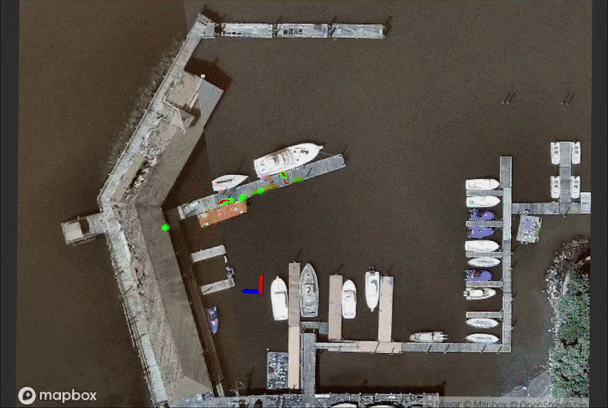
#> input picture analysis/marina_map.png, 608 x 408 px
$ python compare_configs.py
#> lines starting #> are read from the running program, lines starting #| are printed output that depends on the picture
#!/usr/bin/env python3
"""Compare les configurations d'une campagne sample_data sur la métrique « distance du
nuage aux structures du port ». Groupe les runs par label (results/run_sample_data_*_<label>_p<port>)
et sort moyenne, dispersion et taux de points sous 1 m.

⚠ La MOYENNE fait foi. Lu en entier, le champ de distance quantifie la médiane sur des
valeurs de pixel (3 px = 0.69 m, 4 px = 0.91 m) et fabrique de fausses égalités entre
runs pourtant différents de plus d'un mètre.

Usage : python3 analysis/compare_configs.py"""
import glob, json, os, re, sys
import numpy as np
from scipy import ndimage as ndi
from PIL import Image

BASE = os.path.dirname(os.path.dirname(os.path.abspath(__file__)))
cal = json.load(open(f"{BASE}/analysis/marina_calage.json"))
#> (reads analysis/marina_calage.json from the repository)
A, b = np.array(cal["A"]), np.array(cal["b"]); ox, oy = cal["origine_px"]; mpp = cal["m_par_px"]
g = ndi.gaussian_filter(np.asarray(Image.open(f"{BASE}/analysis/marina_map.png").convert("L"), float), 1.0)
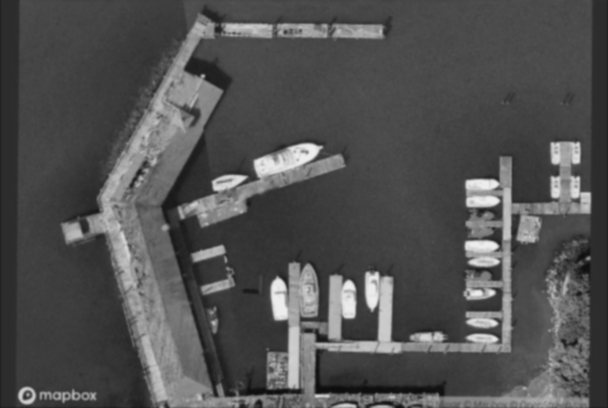
#> g: shape (408, 608) float64; min 12.16, max 238, mean 81.8
K = [np.array([[-1,-2,-1],[0,0,0],[1,2,1]], float), np.array([[-1,0,1],[-2,0,2],[-1,0,1]], float),
     np.array([[0,1,2],[-1,0,1],[-2,-1,0]], float), np.array([[-2,-1,0],[-1,0,1],[0,1,2]], float)]
mag = np.sqrt(sum(ndi.convolve(g, k) ** 2 for k in K))
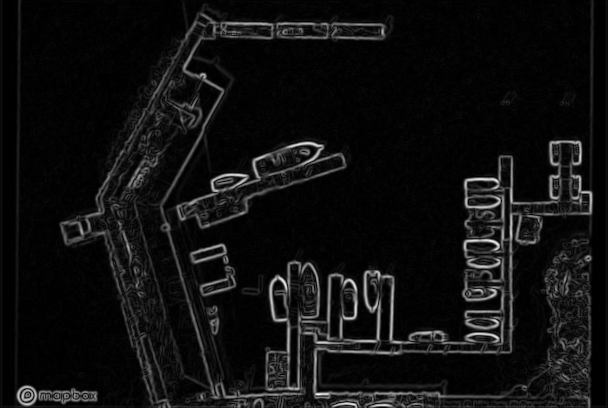
#> mag: shape (408, 608) float64; min 0, max 818.6, mean 52.8; drawn with min black and max white
champ = ndi.distance_transform_edt(mag <= np.percentile(mag, 97))
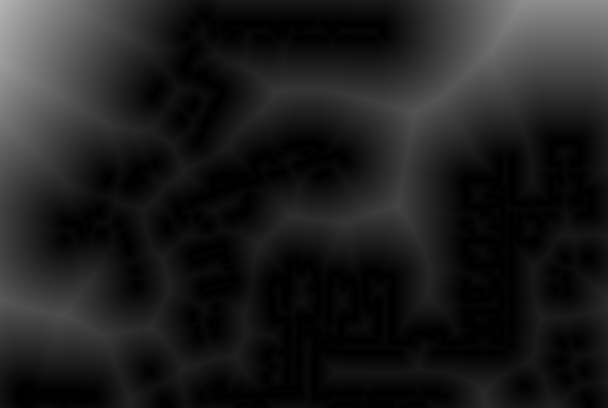
#> champ: shape (408, 608) float64; min 0, max 180.5, mean 30.8
H, W = champ.shape
#> H = 408; W = 608

def mesure(run):
    c = np.genfromtxt(f"{run}/pointcloud.csv", delimiter=",", names=True)
    t = np.genfromtxt(f"{run}/trajectory.csv", delimiter=",", names=True)
    X = np.column_stack([c["y"], c["x"]]) @ A.T + b
    col, row = X[:, 0] - ox, -X[:, 1] - oy
    ok = (col >= 0) & (col < W) & (row >= 0) & (row < H)
    d = ndi.map_coordinates(champ, [row[ok], col[ok]], order=1, mode="nearest") * mpp
    return d.mean(), (d < 1).mean()*100, len(c), int(t["nssm_constraints"].sum())

groupes = {}
for run in sorted(glob.glob(f"{BASE}/results/run_sample_data_*")):
    n = os.path.basename(run)
    m = re.search(r"\d{6}_(.+?)(?:_p\d+)?$", n)
    if not m or not os.path.exists(f"{run}/pointcloud.csv"):
        continue
    groupes.setdefault(m.group(1), []).append(run)

LEG = {"temoin": "témoin (config d'origine)", "B": "min_pcm 2->3",
       "C": "nssm source_frames 5->8", "D": "ssm target_frames 3->5",
       "E": "icp_odom_sigmas /2", "F": "min_pcm 3 + icp_sig /2", "G": "icp_odom_sigmas /4",
       "H": "min_pcm 2->4", "I": "nssm src 8 + min_st_sep 10", "J": "min_pcm 2->5"}
print(f"{'config':28s} {'n':>2s} {'moyenne (m)':>18s} {'<1m %':>12s} {'pts':>6s} {'loops':>10s}")
lignes = []
for k, runs in groupes.items():
    v = np.array([mesure(r) for r in runs])
    if len(v) < 2: continue
    lignes.append((v[:,0].mean(), k, v))
for moy, k, v in sorted(lignes):
    print(f"{LEG.get(k,k):28s} {len(v):2d} "
          f"{v[:,0].mean():7.2f} [{v[:,0].min():.2f}-{v[:,0].max():.2f}] "
          f"{v[:,1].mean():7.1f} {v[:,2].mean():7.0f} "
          f"{v[:,3].mean():5.1f} [{int(v[:,3].min())}-{int(v[:,3].max())}]")
